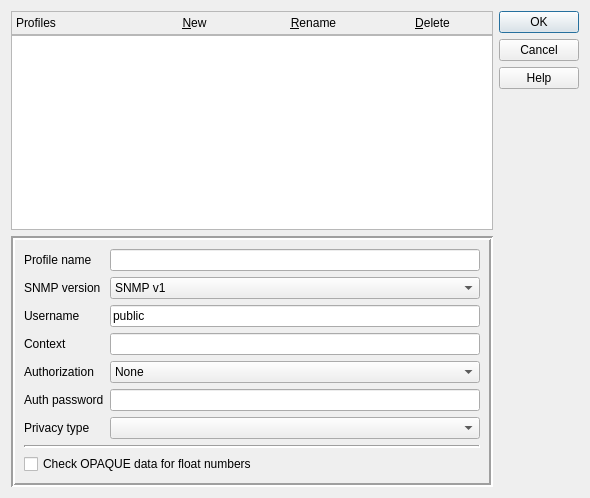
<?xml version="1.0" encoding="UTF-8"?>
<ui version="4.0">
 <class>TrafficSnmpCredentialsDlg</class>
 <widget class="QDialog" name="TrafficSnmpCredentialsDlg">
  <property name="geometry">
   <rect>
    <x>0</x>
    <y>0</y>
    <width>590</width>
    <height>498</height>
   </rect>
  </property>
  <property name="windowTitle">
   <string>SNMP Credentials</string>
  </property>
  <property name="windowIcon">
   <iconset resource="../../qHostMonitor.qrc">
    <normaloff>:/img/hostMonitor.png</normaloff>:/img/hostMonitor.png</iconset>
  </property>
  <layout class="QHBoxLayout" name="horizontalLayout_2">
   <item>
    <layout class="QVBoxLayout" name="verticalLayout">
     <item>
      <layout class="QVBoxLayout" name="verticalLayout_2">
       <property name="spacing">
        <number>0</number>
       </property>
       <item>
        <widget class="QFrame" name="frame">
         <property name="frameShape">
          <enum>QFrame::StyledPanel</enum>
         </property>
         <property name="frameShadow">
          <enum>QFrame::Raised</enum>
         </property>
         <layout class="QHBoxLayout" name="horizontalLayout">
          <property name="spacing">
           <number>0</number>
          </property>
          <property name="leftMargin">
           <number>4</number>
          </property>
          <property name="topMargin">
           <number>0</number>
          </property>
          <property name="rightMargin">
           <number>0</number>
          </property>
          <property name="bottomMargin">
           <number>0</number>
          </property>
          <item>
           <widget class="QLabel" name="label">
            <property name="text">
             <string>Profiles</string>
            </property>
           </widget>
          </item>
          <item>
           <widget class="QPushButton" name="btnProfilesNew">
            <property name="font">
             <font>
              <weight>50</weight>
              <bold>false</bold>
             </font>
            </property>
            <property name="text">
             <string>&amp;New</string>
            </property>
            <property name="icon">
             <iconset resource="../../qHostMonitor.qrc">
              <normaloff>:/img/action/add.png</normaloff>:/img/action/add.png</iconset>
            </property>
            <property name="iconSize">
             <size>
              <width>16</width>
              <height>16</height>
             </size>
            </property>
            <property name="flat">
             <bool>true</bool>
            </property>
           </widget>
          </item>
          <item>
           <widget class="QPushButton" name="btnProfilesRename">
            <property name="text">
             <string>&amp;Rename</string>
            </property>
            <property name="icon">
             <iconset resource="../../qHostMonitor.qrc">
              <normaloff>:/img/action/properties.png</normaloff>:/img/action/properties.png</iconset>
            </property>
            <property name="iconSize">
             <size>
              <width>16</width>
              <height>16</height>
             </size>
            </property>
            <property name="flat">
             <bool>true</bool>
            </property>
           </widget>
          </item>
          <item>
           <widget class="QPushButton" name="btnProfilesDelete">
            <property name="text">
             <string>&amp;Delete</string>
            </property>
            <property name="icon">
             <iconset resource="../../qHostMonitor.qrc">
              <normaloff>:/img/trash.png</normaloff>:/img/trash.png</iconset>
            </property>
            <property name="iconSize">
             <size>
              <width>16</width>
              <height>16</height>
             </size>
            </property>
            <property name="flat">
             <bool>true</bool>
            </property>
           </widget>
          </item>
         </layout>
        </widget>
       </item>
       <item>
        <widget class="QPlainTextEdit" name="plainTextEdit">
         <property name="plainText">
          <string/>
         </property>
        </widget>
       </item>
      </layout>
     </item>
     <item>
      <widget class="QFrame" name="frame_2">
       <property name="frameShape">
        <enum>QFrame::Box</enum>
       </property>
       <property name="frameShadow">
        <enum>QFrame::Sunken</enum>
       </property>
       <property name="lineWidth">
        <number>2</number>
       </property>
       <layout class="QFormLayout" name="formLayout">
        <item row="0" column="0">
         <widget class="QLabel" name="lblProfileName">
          <property name="text">
           <string>Profile name</string>
          </property>
          <property name="buddy">
           <cstring>lnProfileName</cstring>
          </property>
         </widget>
        </item>
        <item row="0" column="1">
         <widget class="QLineEdit" name="lnProfileName"/>
        </item>
        <item row="1" column="0">
         <widget class="QLabel" name="lblSnmpVersion">
          <property name="text">
           <string>SNMP version</string>
          </property>
          <property name="buddy">
           <cstring>cmbSnmpVersion</cstring>
          </property>
         </widget>
        </item>
        <item row="1" column="1">
         <widget class="QComboBox" name="cmbSnmpVersion">
          <item>
           <property name="text">
            <string>SNMP v1</string>
           </property>
          </item>
          <item>
           <property name="text">
            <string>SNMP v2c</string>
           </property>
          </item>
          <item>
           <property name="text">
            <string>SNMP v3</string>
           </property>
          </item>
         </widget>
        </item>
        <item row="2" column="0">
         <widget class="QLabel" name="lblUsername">
          <property name="text">
           <string>Username</string>
          </property>
          <property name="buddy">
           <cstring>lnUsername</cstring>
          </property>
         </widget>
        </item>
        <item row="2" column="1">
         <widget class="QLineEdit" name="lnUsername">
          <property name="text">
           <string>public</string>
          </property>
         </widget>
        </item>
        <item row="3" column="0">
         <widget class="QLabel" name="lblContext">
          <property name="text">
           <string>Context</string>
          </property>
          <property name="buddy">
           <cstring>lnContext</cstring>
          </property>
         </widget>
        </item>
        <item row="3" column="1">
         <widget class="QLineEdit" name="lnContext"/>
        </item>
        <item row="4" column="0">
         <widget class="QLabel" name="lblAuthorization">
          <property name="text">
           <string>Authorization</string>
          </property>
          <property name="buddy">
           <cstring>lnAuthPassword</cstring>
          </property>
         </widget>
        </item>
        <item row="4" column="1">
         <widget class="QComboBox" name="cmbAuthorization">
          <item>
           <property name="text">
            <string>None</string>
           </property>
          </item>
          <item>
           <property name="text">
            <string>MD5</string>
           </property>
          </item>
          <item>
           <property name="text">
            <string>SHA</string>
           </property>
          </item>
         </widget>
        </item>
        <item row="5" column="0">
         <widget class="QLabel" name="lblAuthPassword">
          <property name="text">
           <string>Auth password</string>
          </property>
          <property name="buddy">
           <cstring>lnAuthPassword</cstring>
          </property>
         </widget>
        </item>
        <item row="5" column="1">
         <widget class="QLineEdit" name="lnAuthPassword"/>
        </item>
        <item row="6" column="0">
         <widget class="QLabel" name="lblPrivacyType">
          <property name="text">
           <string>Privacy type</string>
          </property>
          <property name="buddy">
           <cstring>lnPrivacyType</cstring>
          </property>
         </widget>
        </item>
        <item row="6" column="1">
         <widget class="QComboBox" name="lnPrivacyType"/>
        </item>
        <item row="7" column="0" colspan="2">
         <widget class="Line" name="line">
          <property name="lineWidth">
           <number>2</number>
          </property>
          <property name="orientation">
           <enum>Qt::Horizontal</enum>
          </property>
         </widget>
        </item>
        <item row="8" column="0" colspan="2">
         <widget class="QCheckBox" name="chkOpfque">
          <property name="text">
           <string>Check OPAQUE data for float numbers</string>
          </property>
         </widget>
        </item>
       </layout>
      </widget>
     </item>
    </layout>
   </item>
   <item>
    <layout class="QVBoxLayout" name="verticalLayout_3">
     <item>
      <widget class="QDialogButtonBox" name="btnBoxSnmp">
       <property name="sizePolicy">
        <sizepolicy hsizetype="Preferred" vsizetype="Maximum">
         <horstretch>0</horstretch>
         <verstretch>0</verstretch>
        </sizepolicy>
       </property>
       <property name="orientation">
        <enum>Qt::Vertical</enum>
       </property>
       <property name="standardButtons">
        <set>QDialogButtonBox::Cancel|QDialogButtonBox::Help|QDialogButtonBox::Ok</set>
       </property>
      </widget>
     </item>
     <item>
      <spacer name="verticalSpacer">
       <property name="orientation">
        <enum>Qt::Vertical</enum>
       </property>
       <property name="sizeHint" stdset="0">
        <size>
         <width>20</width>
         <height>389</height>
        </size>
       </property>
      </spacer>
     </item>
    </layout>
   </item>
  </layout>
 </widget>
 <resources>
  <include location="../../qHostMonitor.qrc"/>
  <include location="../../qHostMonitor.qrc"/>
 </resources>
 <connections/>
</ui>
